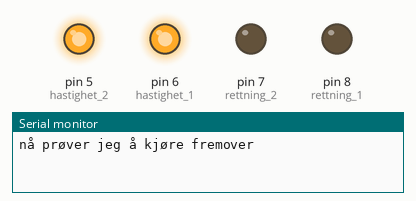
Recording of a sketch running on a simulated Arduino Uno, built with avr-gcc and run on an emulated ATmega328P. Shown: output pins drawn as LEDs (lit = HIGH), the last lines printed to the serial monitor.

Above: at 0.5 s.
At 1.5 s:
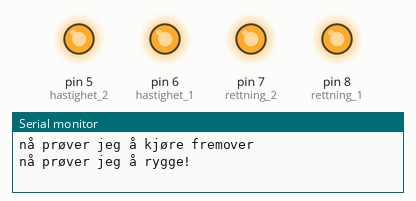
Timing chart, 0 to 3.0 s (numbered marks = the images above):
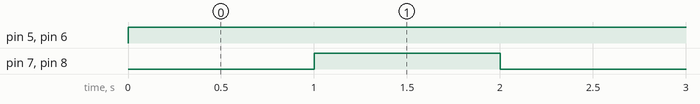

The sketch:

litt_mindre_simple_rover_som_snakker.ino
```cpp
int hastighet_1 = 6; //Motor 1 hastighetskontroll
int hastighet_2 = 5; //Motor 2 hastighetskontroll
int rettning_1 = 8; //Motor 1 rettningkontroll
int rettning_2 = 7; //Motor 2 rettningkontroll

void setup() {
  // gjør så at vi kan bruke motor-pinsa
  pinMode(hastighet_1, OUTPUT);
  pinMode(hastighet_2, OUTPUT);
  pinMode(rettning_1, OUTPUT);
  pinMode(rettning_2, OUTPUT);
  // seriekommunikajon starter på pin 1 og 0
  Serial.begin(9600); //Husk BAUD 9600 på serial monitor

}


void loop() {
  fremover();
  delay(1000); //vent et sekund innen neste endring
  bakover();
  delay(1000); //vent et sekund innen neste endring
  }
void fremover() {
  Serial.println("nå prøver jeg å kjøre fremover");
  //kjør belte 1 fremover, full gass
    digitalWrite(rettning_1, LOW); //LOW betyr fremover!
    analogWrite(hastighet_1, 255); //255 er full gass! 100 er slow
    //kjør belte 2 fremover, full gass
    digitalWrite(rettning_2, LOW); //LOW betyr fremover!
    analogWrite(hastighet_2, 255); //255 er full gass! 100 er slow
}
void bakover() {
    Serial.println("nå prøver jeg å rygge!");
  //kjør belte 1 bakover, full gass
    digitalWrite(rettning_1, HIGH); //HIGH betyr bakover!
    analogWrite(hastighet_1, 255); //255 er full gass! 100 er slow
    //kjør belte 2 bakover, full gass
    digitalWrite(rettning_2, HIGH); //HIGH betyr bakover!
    analogWrite(hastighet_2, 255); //255 er full gass! 100 er slow
}
```

Measured:
- by itself, pin 5 (hastighet_2), pin 6 (hastighet_1): LOW → HIGH at 0.00 s
- by itself, pin 7 (rettning_2), pin 8 (rettning_1): alternates HIGH for 1.0 s and LOW for 1.0 s
